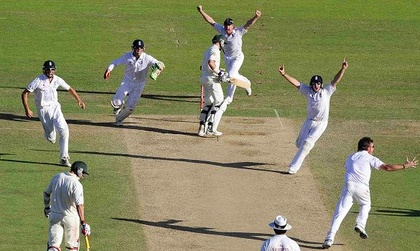
%> input picture Assignment3/Assign3_imgs/Cricket1.jpeg, 420 x 251 px, shrunk from 585 x 350 before the run
$ octave simplethresholding.m   (GNU Octave 9; MATLAB toolbox functions it lacks are replaced by stand-ins)
%> lines starting %> are read from the running program, lines starting %| are printed output that depends on the picture; in (x1, y1, x2, y2) boxes, pixels count from 0 and x2, y2 are one past the last pixel; in counts of white or black regions, pixels touching at a corner belong together; the program's own positions count from 1
clc;
clear all;
close all;
I=imread('Cricket1.jpeg');
%> I is the input picture: size 251x420x3 uint8; mean R, G, B 134.6, 135.5, 94.8
figure(),imshow(I);
I1=rgb2gray(I);
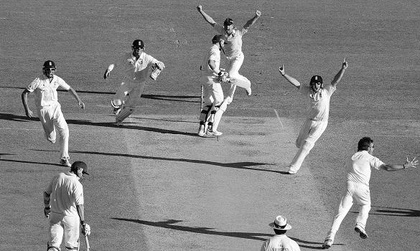
%> I1: size 251x420 uint8; min 0, max 255, mean 130.6
[a,b]=size(I1);
%> a = 251; b = 420
figure(),imshow(I1);
figure(),imhist(I1);
%> after `imhist(I1)`:
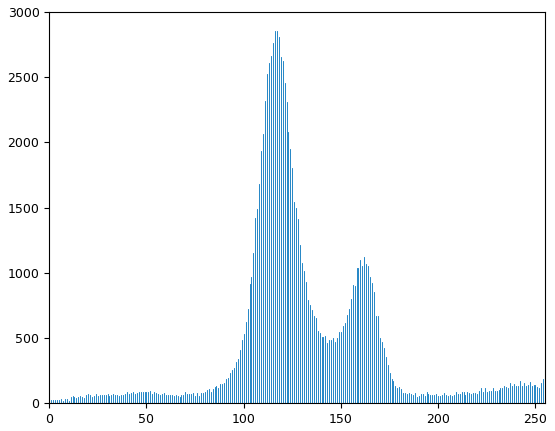
%> figure redrawn from the program's plot data; highest point at x = 116, y = 2858
C=zeros(a,b);
I1=double(I1);
%> I1: size 251x420 double
for i=1:1:a
    for j=1:1:b
           m=I1(i,j);
          if(m>200)
              C(i,j)=1;
          end
    end
end
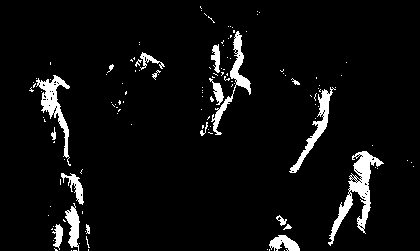
%> C: size 251x420 double; values 0 (black) and 1 (white), 5.5% white; 130 white regions (110 under 20 px), largest, box (x1, y1, x2, y2) and area: (328, 151, 384, 246) 1326, (36, 75, 71, 166) 841, (211, 31, 251, 135) 736
C=logical(C);
figure(),imshow(C);

$ run again, with Assignment3/Assign3_imgs/Cricket2.jpeg copied over Assignment3/Assign3_imgs/Cricket1.jpeg
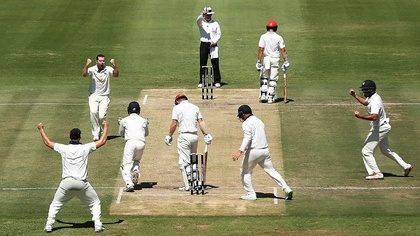
%> input picture Assignment3/Assign3_imgs/Cricket2.jpeg, 420 x 236 px, shrunk from 900 x 506 before the run
%> I is the input picture: size 236x420x3 uint8; mean R, G, B 132.9, 134.3, 93.3
%> `imhist(I1)`:
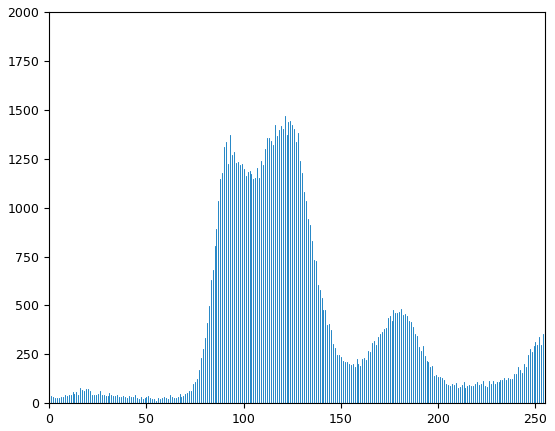
%> figure redrawn from the program's plot data; highest point at x = 121, y = 1470
%> after the loop `for i=1:1:a`:
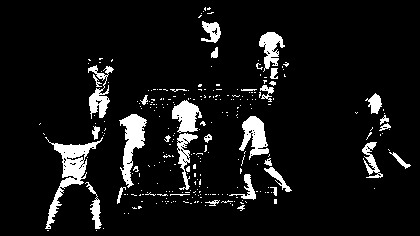
%> C: size 236x420 double; values 0 (black) and 1 (white), 8.1% white; 272 white regions (237 under 20 px), largest, box (x1, y1, x2, y2) and area: (45, 137, 103, 229) 1268, (119, 114, 147, 188) 947, (239, 116, 269, 160) 712

$ run again, with Assignment3/Assign3_imgs/Cricket3.jpeg copied over Assignment3/Assign3_imgs/Cricket1.jpeg
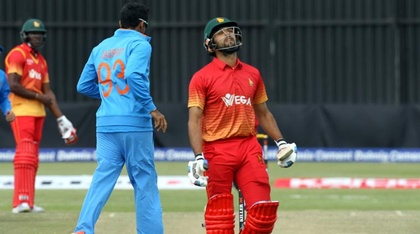
%> input picture Assignment3/Assign3_imgs/Cricket3.jpeg, 420 x 234 px, shrunk from 759 x 422 before the run
%> I is the input picture: size 234x420x3 uint8; mean R, G, B 103.3, 96, 95.6
%> `imhist(I1)`:
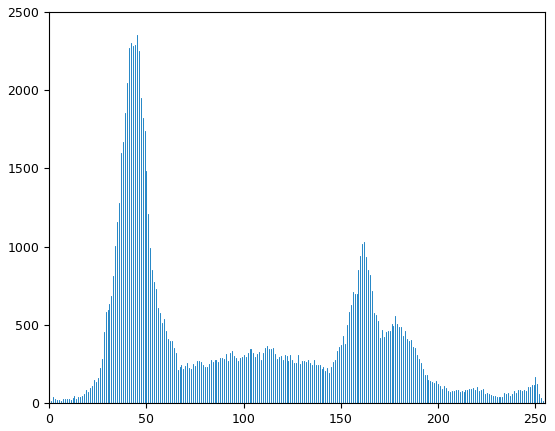
%> figure redrawn from the program's plot data; highest point at x = 45, y = 2350
%> after the loop `for i=1:1:a`:
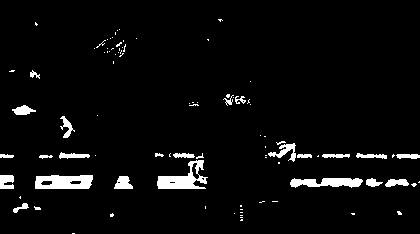
%> C: size 234x420 double; values 0 (black) and 1 (white), 4.2% white; 91 white regions (68 under 20 px), largest, box (x1, y1, x2, y2) and area: (157, 160, 208, 189) 697, (35, 175, 93, 189) 684, (290, 178, 363, 188) 525
